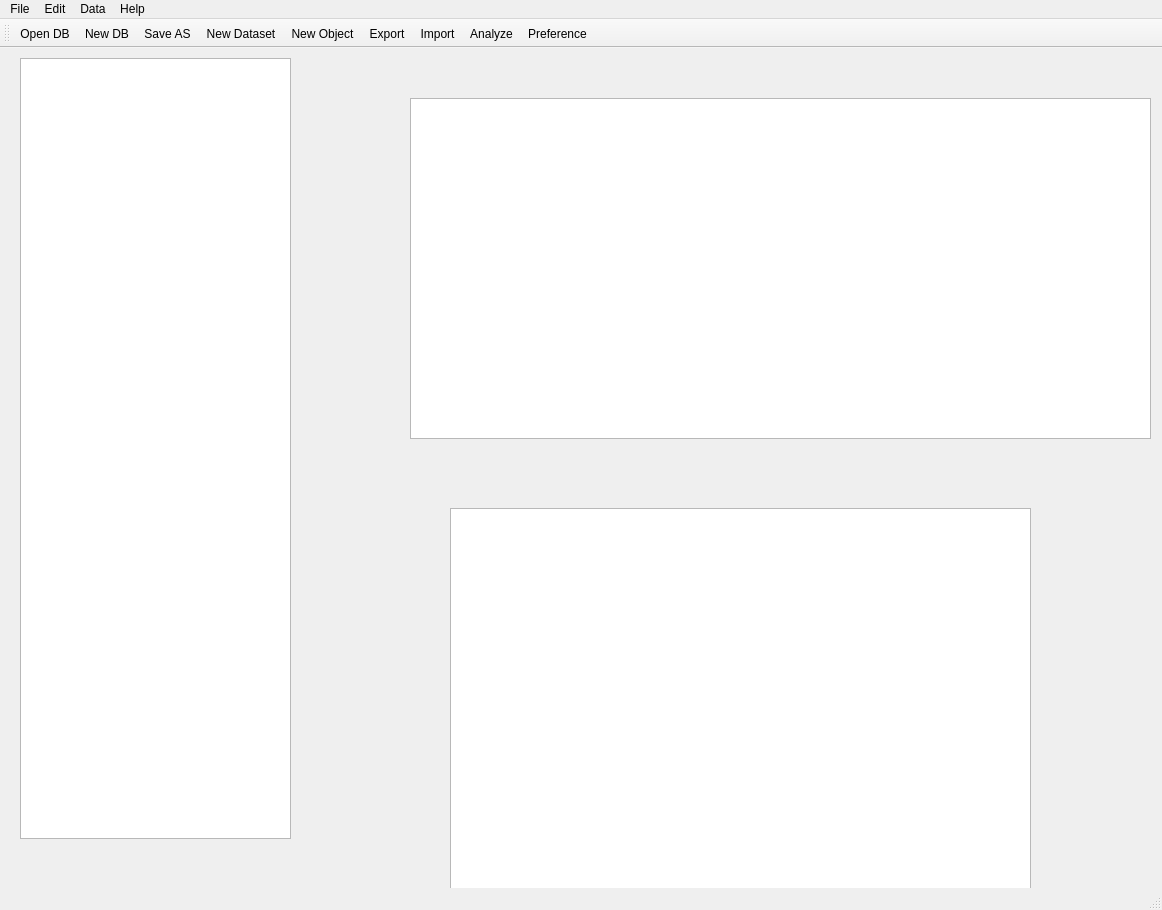
<?xml version="1.0" encoding="UTF-8"?>
<ui version="4.0">
 <class>MainWindow</class>
 <widget class="QMainWindow" name="MainWindow">
  <property name="geometry">
   <rect>
    <x>0</x>
    <y>0</y>
    <width>1162</width>
    <height>910</height>
   </rect>
  </property>
  <property name="windowTitle">
   <string>MainWindow</string>
  </property>
  <property name="unifiedTitleAndToolBarOnMac">
   <bool>false</bool>
  </property>
  <widget class="QWidget" name="centralwidget">
   <widget class="QTreeView" name="treeView">
    <property name="geometry">
     <rect>
      <x>20</x>
      <y>10</y>
      <width>271</width>
      <height>781</height>
     </rect>
    </property>
   </widget>
   <widget class="QTableView" name="tableView">
    <property name="geometry">
     <rect>
      <x>410</x>
      <y>50</y>
      <width>741</width>
      <height>341</height>
     </rect>
    </property>
   </widget>
   <widget class="QTableWidget" name="tableWidget">
    <property name="geometry">
     <rect>
      <x>450</x>
      <y>460</y>
      <width>581</width>
      <height>391</height>
     </rect>
    </property>
   </widget>
  </widget>
  <widget class="QMenuBar" name="menubar">
   <property name="geometry">
    <rect>
     <x>0</x>
     <y>0</y>
     <width>1162</width>
     <height>26</height>
    </rect>
   </property>
   <widget class="QMenu" name="menuFile">
    <property name="title">
     <string>File</string>
    </property>
    <addaction name="actionOpen_DB"/>
    <addaction name="actionNew_DB"/>
    <addaction name="actionSave_AS"/>
    <addaction name="separator"/>
   </widget>
   <widget class="QMenu" name="menuHelp">
    <property name="title">
     <string>Help</string>
    </property>
    <addaction name="actionAbout"/>
   </widget>
   <widget class="QMenu" name="menuEdit">
    <property name="title">
     <string>Edit</string>
    </property>
    <addaction name="actionPreference"/>
   </widget>
   <widget class="QMenu" name="menuData">
    <property name="title">
     <string>Data</string>
    </property>
    <addaction name="action_new_dataset"/>
    <addaction name="actionNew_Object"/>
    <addaction name="separator"/>
    <addaction name="actionAnalyze"/>
    <addaction name="separator"/>
    <addaction name="actionImport"/>
    <addaction name="actionExport"/>
   </widget>
   <addaction name="menuFile"/>
   <addaction name="menuEdit"/>
   <addaction name="menuData"/>
   <addaction name="menuHelp"/>
  </widget>
  <widget class="QStatusBar" name="statusbar"/>
  <widget class="QToolBar" name="toolBar">
   <property name="windowTitle">
    <string>toolBar</string>
   </property>
   <attribute name="toolBarArea">
    <enum>TopToolBarArea</enum>
   </attribute>
   <attribute name="toolBarBreak">
    <bool>false</bool>
   </attribute>
   <addaction name="actionOpen_DB"/>
   <addaction name="actionNew_DB"/>
   <addaction name="actionSave_AS"/>
   <addaction name="action_new_dataset"/>
   <addaction name="actionNew_Object"/>
   <addaction name="actionExport"/>
   <addaction name="actionImport"/>
   <addaction name="actionAnalyze"/>
   <addaction name="actionPreference"/>
  </widget>
  <action name="actionOpen_DB">
   <property name="icon">
    <iconset>
     <normaloff>icon/open.png</normaloff>icon/open.png</iconset>
   </property>
   <property name="text">
    <string>Open DB</string>
   </property>
  </action>
  <action name="actionSave_AS">
   <property name="icon">
    <iconset>
     <normaloff>icon/saveas.png</normaloff>icon/saveas.png</iconset>
   </property>
   <property name="text">
    <string>Save AS</string>
   </property>
  </action>
  <action name="actionNew_DB">
   <property name="icon">
    <iconset>
     <normaloff>icon/newdb.png</normaloff>icon/newdb.png</iconset>
   </property>
   <property name="text">
    <string>New DB</string>
   </property>
  </action>
  <action name="action_new_dataset">
   <property name="icon">
    <iconset>
     <normaloff>icon/newdataset.png</normaloff>icon/newdataset.png</iconset>
   </property>
   <property name="text">
    <string>New Dataset</string>
   </property>
  </action>
  <action name="actionNew_Object">
   <property name="icon">
    <iconset>
     <normaloff>icon/newobject.png</normaloff>icon/newobject.png</iconset>
   </property>
   <property name="text">
    <string>New Object</string>
   </property>
  </action>
  <action name="actionExport">
   <property name="icon">
    <iconset>
     <normaloff>icon/export.png</normaloff>icon/export.png</iconset>
   </property>
   <property name="text">
    <string>Export</string>
   </property>
   <property name="toolTip">
    <string>Export</string>
   </property>
  </action>
  <action name="actionImport">
   <property name="icon">
    <iconset>
     <normaloff>icon/import.png</normaloff>icon/import.png</iconset>
   </property>
   <property name="text">
    <string>Import</string>
   </property>
   <property name="toolTip">
    <string>Import</string>
   </property>
  </action>
  <action name="actionAnalyze">
   <property name="icon">
    <iconset>
     <normaloff>icon/analyze.png</normaloff>icon/analyze.png</iconset>
   </property>
   <property name="text">
    <string>Analyze</string>
   </property>
  </action>
  <action name="actionPreference">
   <property name="icon">
    <iconset>
     <normaloff>icon/preferences.png</normaloff>icon/preferences.png</iconset>
   </property>
   <property name="text">
    <string>Preference</string>
   </property>
  </action>
  <action name="actionAbout">
   <property name="icon">
    <iconset>
     <normaloff>icon/about.png</normaloff>icon/about.png</iconset>
   </property>
   <property name="text">
    <string>About</string>
   </property>
  </action>
 </widget>
 <resources/>
 <connections/>
</ui>
